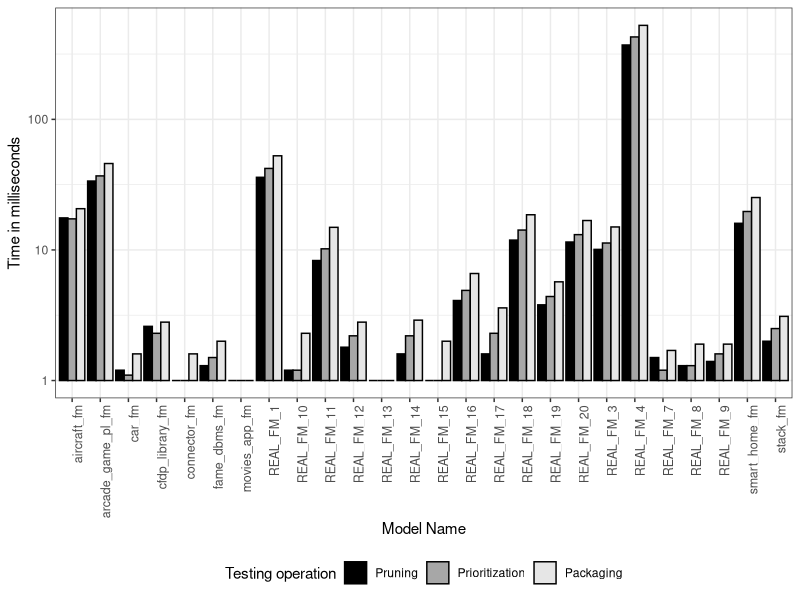

The R source for this figure:
library(plyr)
library(doBy)
library(ggplot2)
library(reshape2)

raw1=read.table("splotResults10.txt", header=T,sep=";");

raw.data <- subset(raw1, select = -c(prunningPropagation,priorizationPropagation) )

data <- summaryBy(pruningTime + prioritizationTime + packagingTime ~ Name + nectc, data = raw.data, 
                  FUN = function(x) { c(mean = mean(x)) } )

data.mean <- summaryBy(pruningTime + prioritizationTime + packagingTime ~ nectc, data = raw.data,  FUN = function(x) { c(mean = mean(x)) } )
#remove 0 values because they are too constrained
#subset(data, pruningTime.mean!=0.0 & prioritizationTime.mean!=0.0 & packagingTime.mean!=0.0)
#remove the models*
data<-subset(data, substr(Name, 1, 5) != 'model') 
data<-subset(data, nectc == 0) 
data<-subset(data, pruningTime.mean!=0.0 & prioritizationTime.mean!=0.0 & packagingTime.mean!=0.0)

data.melted<-melt(data, id.vars = c("Name","nectc"))
data.melted$nectc <- as.factor(data.melted$nectc)
data.melted$nectc = with(data.melted, factor(nectc, levels = rev(levels(nectc))))

mf_labeller <- function(var, value){
  value <- as.character(value)
  if (var=="eCTC") { 
    value[value=="0"] <- "0 complex constraints"
    value[value=="2"]   <- "2 complex constraints"
    value[value=="5"]   <- "5 complex constraints"
  }
  return(value)
}
data.melted<- within(data.melted,value <-ifelse(value<1,1,value))

ggplot(data.melted, aes(Name,value, fill = as.factor(variable))) +
geom_bar(position="dodge",stat="identity",colour="black") +
scale_y_log10("Time in milliseconds") +scale_x_discrete("Model Name")+ scale_fill_grey(start = 0, end = .9,name="Testing operation",labels=c("Pruning","Prioritization","Packaging")) + theme_bw() +  theme(axis.text.x = element_text(angle = 90, hjust = 1, size = 9))  + theme(legend.position="bottom")
